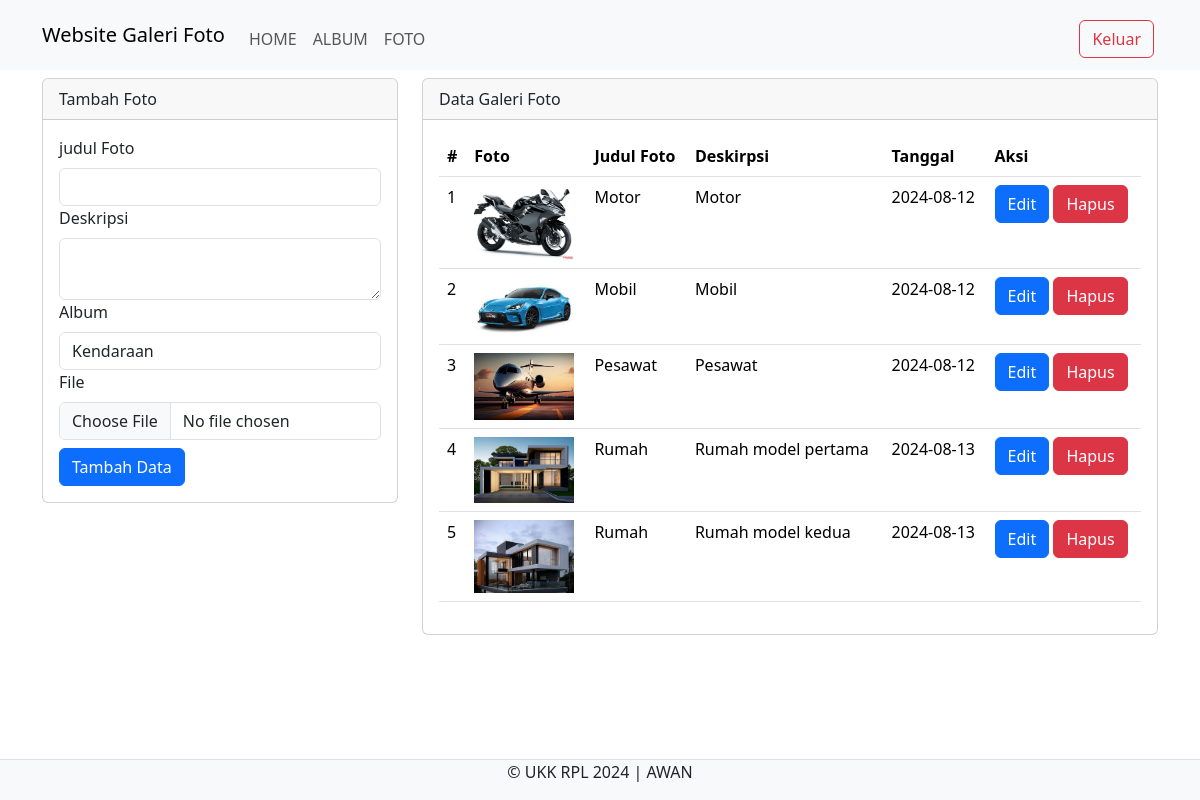
Screenshot of /assets/admin/foto.php (signed in) with the database file from the repository.
### tables this page shows
CREATE TABLE `foto` (
  `fotoid` int(11) NOT NULL,
  `judulfoto` varchar(255) NOT NULL,
  `deskripsifoto` text NOT NULL,
  `tanggalunggah` date NOT NULL,
  `lokasifile` varchar(225) NOT NULL,
  `albumid` int(11) NOT NULL,
  `userid` int(11) NOT NULL
);

### assets/admin/foto.php (the view, shortened to what this page needs)
<?php
include '../config/koneksi.php';
?>
<!DOCTYPE html>
<html>
<head>
  <link rel="stylesheet" type="text/css" href="../assets/css/bootstrap.min.css">
</head>
<body  class="bg-image">
  <nav class="navbar navbar-expand-lg bg-body-tertiary">
    <div class="container">
      <a class="navbar-brand" href="index.php">Website Galeri Foto</a>
      <div class="collapse navbar-collapse mt-2" id="navbarNavAltMarkup">
        <div class="navbar-nav me-auto">
          <a href="home.php" class="nav-link">HOME</a>
          <a href="album.php" class="nav-link">ALBUM</a>
          <a href="foto.php" class="nav-link">FOTO</a>
        </div>
        <a href="../config/aksi_logout.php" class="btn btn-outline-danger m-1">Keluar</a>
      </div>
    </div>
  </nav>
  <div class="container">
    <div class="row">
      <div class="col-md-4">
        <div class="card mt-2">
          <div class="card-header">Tambah Foto</div>
          <div class="card-body">
            <form action="../config/aksi_foto.php" method="POST" enctype="multipart/form-data">
              <label class="form-label">judul Foto</label>
              <input type="text" name="judulfoto" class="form-control" required>
              <label class="form-label">Deskripsi</label>
              <textarea class="form-control" name="deskripsifoto" required></textarea>
              <label class="form-label">Album</label>
              <select class="form-control" name="albumid" required>
               <?php
               $userid = $_SESSION['userid'];
               $sql_album = mysqli_query($koneksi, "SELECT * FROM album WHERE userid='$userid'");
               while($data_album = mysqli_fetch_array($sql_album)){ ?>
                <option value="<?php echo $data_album['albumid'] ?>"><?php echo $data_album['namaalbum'] ?></option>
              <?php } ?>
            </select>
            <label class="form-label">File</label>
            <input type="file" class="form-control" name="lokasifile" required>
            <button type="submit" class="btn btn-primary mt-2" name="tambah">Tambah Data</button>
          </form>
        </div>
      </div>
    </div>
    <div class="col-md-8">
      <div class="card mt-2">
        <div class="card-header">Data Galeri Foto</div>
        <div class="card-body">
          <table class="table">
            <thead>
              <tr>
                <th>#</th>
                <th>Foto</th>
                <th>Judul Foto</th>
                <th>Deskirpsi</th>
                <th>Tanggal</th>
                <th>Aksi</th>
              </tr>
            </thead>
            <tbody>
              <?php
              $no = 1;
              $userid = $_SESSION['userid'];
              $sql = mysqli_query($koneksi, "SELECT * FROM foto WHERE userid='$userid'");
              while($data = mysqli_fetch_array($sql)){
               ?>
               <tr>
                <td><?php echo $no++ ?></td>
                <td><img src="../assets/img/<?php echo $data['lokasifile'] ?>" width="100"></td>
                <td><?php echo $data['judulfoto'] ?></td>
                <td><?php echo $data['deskripsifoto'] ?></td>
                <td><?php echo $data['tanggalunggah'] ?></td>
                <td>
                 <button type="button" class="btn btn-primary" data-bs-toggle="modal" data-bs-target="#edit<?php echo $data['fotoid'] ?>">
                  Edit
                </button>
              <button type="button" class="btn btn-danger" data-bs-toggle="modal" data-bs-target="#hapus<?php echo $data['fotoid'] ?>">
                Hapus
              </button>
            </td>
          </tr>
        <?php } ?>
      </tbody>
    </table>
  </div>
</div>
</div>
</div>
</div>
<footer class="d-flex justify-content-center border-top mt-3 bg-light fixed-bottom">
  <p>&copy; UKK RPL 2024 | AWAN </p>
</footer>
</body>
</html>

### assets/admin/foto.php (style rules this page uses)
.bg-image { background-image: url('background'); background-size: cover; height: 100vh; }

### rows the page displays
foto: lokasifile (picture), judulfoto "Motor", deskripsifoto "Motor", tanggalunggah "2024-08-12"
foto: lokasifile (picture), judulfoto "Mobil", deskripsifoto "Mobil", tanggalunggah "2024-08-12"
foto: lokasifile (picture), judulfoto "Pesawat", deskripsifoto "Pesawat", tanggalunggah "2024-08-12"
foto: lokasifile (picture), judulfoto "Rumah", deskripsifoto "Rumah model pertama", tanggalunggah "2024-08-13"
foto: lokasifile (picture), judulfoto "Rumah", deskripsifoto "Rumah model kedua", tanggalunggah "2024-08-13"

### other values shown
form field albumid "Kendaraan"
